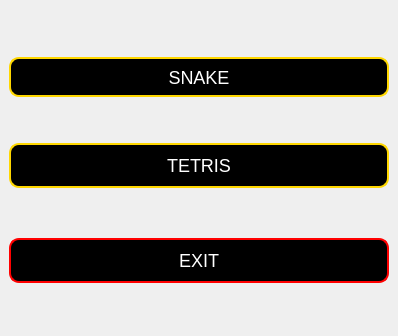
<?xml version="1.0" encoding="UTF-8"?>
<ui version="4.0">
 <class>brickgame</class>
 <widget class="QMainWindow" name="brickgame">
  <property name="geometry">
   <rect>
    <x>0</x>
    <y>0</y>
    <width>398</width>
    <height>336</height>
   </rect>
  </property>
  <property name="windowTitle">
   <string>brickgame</string>
  </property>
  <property name="iconSize">
   <size>
    <width>45</width>
    <height>45</height>
   </size>
  </property>
  <widget class="QWidget" name="centralwidget">
   <layout class="QVBoxLayout" name="verticalLayout">
    <item>
     <widget class="QPushButton" name="ButtonSnake">
      <property name="minimumSize">
       <size>
        <width>374</width>
        <height>40</height>
       </size>
      </property>
      <property name="maximumSize">
       <size>
        <width>16777215</width>
        <height>32</height>
       </size>
      </property>
      <property name="baseSize">
       <size>
        <width>0</width>
        <height>0</height>
       </size>
      </property>
      <property name="styleSheet">
       <string notr="true">QPushButton {
    background-color: black;
    color: white;
    border: 2px solid gold;
    border-radius: 10px;
    font-family: &quot;Snake Chan&quot;;
    font-size: 18px;
    padding: 10px;
}

QPushButton:hover {
    background-color: darkgoldenrod;
    color: black;
}

QPushButton:pressed {
    background-color: gold;
    color: white;
    border: 2px solid darkred;
}
</string>
      </property>
      <property name="text">
       <string>SNAKE</string>
      </property>
      <property name="icon">
       <iconset theme="accessories-calculator">
        <normaloff>.</normaloff>.</iconset>
      </property>
      <property name="autoRepeatDelay">
       <number>300</number>
      </property>
     </widget>
    </item>
    <item>
     <widget class="QPushButton" name="ButtonTetris">
      <property name="styleSheet">
       <string notr="true">QPushButton {
    background-color: black;
    color: white;
    border: 2px solid gold;
    border-radius: 10px;
   font-family: 'Courier New', monospace;
    font-size: 18px;
    padding: 10px;
}

QPushButton:hover {
    background-color: darkgoldenrod;
    color: black;
}

QPushButton:pressed {
    background-color: gold;
    color: white;
    border: 2px solid darkred;
}
</string>
      </property>
      <property name="text">
       <string>TETRIS</string>
      </property>
     </widget>
    </item>
    <item>
     <widget class="QPushButton" name="ButtonExit">
      <property name="styleSheet">
       <string notr="true">QPushButton {
    background-color: black;
    color: white;
    border: 2px solid red;
    border-radius: 10px;
    font-family: &quot;Impact&quot;, &quot;Arial Black&quot;, sans-serif;
    font-size: 18px;
    padding: 10px;
}

QPushButton:hover {
    background-color: red;
    color: white;
}

QPushButton:pressed {
    background-color: black;
    color: white;
    border: 2px solid darkred;
}
</string>
      </property>
      <property name="text">
       <string>EXIT</string>
      </property>
     </widget>
    </item>
   </layout>
  </widget>
 </widget>
 <resources/>
 <connections/>
</ui>
